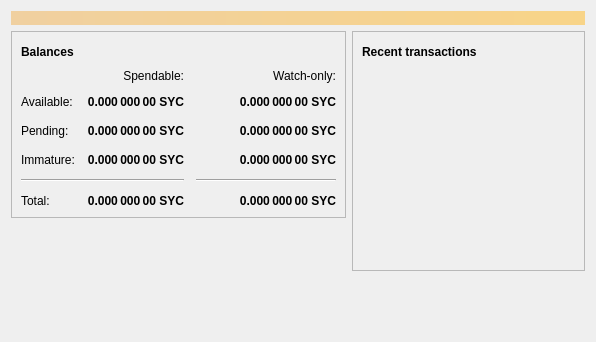
<?xml version="1.0" encoding="UTF-8"?>
<ui version="4.0">
 <class>OverviewPage</class>
 <widget class="QWidget" name="OverviewPage">
  <property name="geometry">
   <rect>
    <x>0</x>
    <y>0</y>
    <width>596</width>
    <height>342</height>
   </rect>
  </property>
  <property name="windowTitle">
   <string>Form</string>
  </property>
  <layout class="QVBoxLayout" name="topLayout">
   <item>
    <widget class="QLabel" name="labelAlerts">
     <property name="visible">
      <bool>false</bool>
     </property>
     <property name="styleSheet">
      <string notr="true">QLabel { background-color: qlineargradient(x1: 0, y1: 0, x2: 1, y2: 0, stop:0 #F0D0A0, stop:1 #F8D488); color:#000000; }</string>
     </property>
     <property name="wordWrap">
      <bool>true</bool>
     </property>
     <property name="margin">
      <number>3</number>
     </property>
     <property name="textInteractionFlags">
      <set>Qt::TextSelectableByMouse</set>
     </property>
    </widget>
   </item>
   <item>
    <layout class="QHBoxLayout" name="horizontalLayout" stretch="1,1">
     <item>
      <layout class="QVBoxLayout" name="verticalLayout_2">
       <item>
        <widget class="QFrame" name="frame">
         <property name="frameShape">
          <enum>QFrame::StyledPanel</enum>
         </property>
         <property name="frameShadow">
          <enum>QFrame::Raised</enum>
         </property>
         <layout class="QVBoxLayout" name="verticalLayout_4">
          <item>
           <layout class="QHBoxLayout" name="horizontalLayout_4">
            <item>
             <widget class="QLabel" name="label_5">
              <property name="font">
               <font>
                <weight>75</weight>
                <bold>true</bold>
               </font>
              </property>
              <property name="text">
               <string>Balances</string>
              </property>
             </widget>
            </item>
            <item>
             <widget class="QPushButton" name="labelWalletStatus">
              <property name="enabled">
               <bool>true</bool>
              </property>
              <property name="maximumSize">
               <size>
                <width>30</width>
                <height>16777215</height>
               </size>
              </property>
              <property name="toolTip">
               <string>The displayed information may be out of date. Your wallet automatically synchronizes with the Syncoin network after a connection is established, but this process has not completed yet.</string>
              </property>
              <property name="text">
               <string/>
              </property>
              <property name="icon">
               <iconset resource="../bitcoin.qrc">
                <normaloff>:/icons/warning</normaloff>
                <disabledoff>:/icons/warning</disabledoff>:/icons/warning</iconset>
              </property>
              <property name="iconSize">
               <size>
                <width>24</width>
                <height>24</height>
               </size>
              </property>
              <property name="flat">
               <bool>true</bool>
              </property>
             </widget>
            </item>
            <item>
             <spacer name="horizontalSpacer_3">
              <property name="orientation">
               <enum>Qt::Horizontal</enum>
              </property>
              <property name="sizeHint" stdset="0">
               <size>
                <width>40</width>
                <height>20</height>
               </size>
              </property>
             </spacer>
            </item>
           </layout>
          </item>
          <item>
           <layout class="QGridLayout" name="gridLayout">
            <property name="spacing">
             <number>12</number>
            </property>
            <item row="2" column="2">
             <widget class="QLabel" name="labelWatchPending">
              <property name="font">
               <font>
                <weight>75</weight>
                <bold>true</bold>
               </font>
              </property>
              <property name="cursor">
               <cursorShape>IBeamCursor</cursorShape>
              </property>
              <property name="toolTip">
               <string>Unconfirmed transactions to watch-only addresses</string>
              </property>
              <property name="text">
               <string notr="true">0.000 000 00 SYC</string>
              </property>
              <property name="alignment">
               <set>Qt::AlignRight|Qt::AlignTrailing|Qt::AlignVCenter</set>
              </property>
              <property name="textInteractionFlags">
               <set>Qt::LinksAccessibleByMouse|Qt::TextSelectableByKeyboard|Qt::TextSelectableByMouse</set>
              </property>
             </widget>
            </item>
            <item row="2" column="1">
             <widget class="QLabel" name="labelUnconfirmed">
              <property name="font">
               <font>
                <weight>75</weight>
                <bold>true</bold>
               </font>
              </property>
              <property name="cursor">
               <cursorShape>IBeamCursor</cursorShape>
              </property>
              <property name="toolTip">
               <string>Total of transactions that have yet to be confirmed, and do not yet count toward the spendable balance</string>
              </property>
              <property name="text">
               <string notr="true">0.000 000 00 SYC</string>
              </property>
              <property name="alignment">
               <set>Qt::AlignRight|Qt::AlignTrailing|Qt::AlignVCenter</set>
              </property>
              <property name="textInteractionFlags">
               <set>Qt::LinksAccessibleByMouse|Qt::TextSelectableByKeyboard|Qt::TextSelectableByMouse</set>
              </property>
             </widget>
            </item>
            <item row="3" column="2">
             <widget class="QLabel" name="labelWatchImmature">
              <property name="font">
               <font>
                <weight>75</weight>
                <bold>true</bold>
               </font>
              </property>
              <property name="cursor">
               <cursorShape>IBeamCursor</cursorShape>
              </property>
              <property name="toolTip">
               <string>Mined balance in watch-only addresses that has not yet matured</string>
              </property>
              <property name="text">
               <string notr="true">0.000 000 00 SYC</string>
              </property>
              <property name="alignment">
               <set>Qt::AlignRight|Qt::AlignTrailing|Qt::AlignVCenter</set>
              </property>
              <property name="textInteractionFlags">
               <set>Qt::LinksAccessibleByMouse|Qt::TextSelectableByKeyboard|Qt::TextSelectableByMouse</set>
              </property>
             </widget>
            </item>
            <item row="4" column="0" colspan="2">
             <widget class="Line" name="line">
              <property name="orientation">
               <enum>Qt::Horizontal</enum>
              </property>
             </widget>
            </item>
            <item row="4" column="2">
             <widget class="Line" name="lineWatchBalance">
              <property name="sizePolicy">
               <sizepolicy hsizetype="Preferred" vsizetype="Fixed">
                <horstretch>0</horstretch>
                <verstretch>0</verstretch>
               </sizepolicy>
              </property>
              <property name="minimumSize">
               <size>
                <width>140</width>
                <height>0</height>
               </size>
              </property>
              <property name="orientation">
               <enum>Qt::Horizontal</enum>
              </property>
             </widget>
            </item>
            <item row="5" column="0">
             <widget class="QLabel" name="labelTotalText">
              <property name="text">
               <string>Total:</string>
              </property>
             </widget>
            </item>
            <item row="3" column="1">
             <widget class="QLabel" name="labelImmature">
              <property name="font">
               <font>
                <weight>75</weight>
                <bold>true</bold>
               </font>
              </property>
              <property name="cursor">
               <cursorShape>IBeamCursor</cursorShape>
              </property>
              <property name="toolTip">
               <string>Mined balance that has not yet matured</string>
              </property>
              <property name="text">
               <string notr="true">0.000 000 00 SYC</string>
              </property>
              <property name="alignment">
               <set>Qt::AlignRight|Qt::AlignTrailing|Qt::AlignVCenter</set>
              </property>
              <property name="textInteractionFlags">
               <set>Qt::LinksAccessibleByMouse|Qt::TextSelectableByKeyboard|Qt::TextSelectableByMouse</set>
              </property>
             </widget>
            </item>
            <item row="2" column="3">
             <spacer name="horizontalSpacer_2">
              <property name="orientation">
               <enum>Qt::Horizontal</enum>
              </property>
              <property name="sizeHint" stdset="0">
               <size>
                <width>40</width>
                <height>20</height>
               </size>
              </property>
             </spacer>
            </item>
            <item row="3" column="0">
             <widget class="QLabel" name="labelImmatureText">
              <property name="text">
               <string>Immature:</string>
              </property>
             </widget>
            </item>
            <item row="5" column="1">
             <widget class="QLabel" name="labelTotal">
              <property name="font">
               <font>
                <weight>75</weight>
                <bold>true</bold>
               </font>
              </property>
              <property name="cursor">
               <cursorShape>IBeamCursor</cursorShape>
              </property>
              <property name="toolTip">
               <string>Your current total balance</string>
              </property>
              <property name="text">
               <string notr="true">0.000 000 00 SYC</string>
              </property>
              <property name="alignment">
               <set>Qt::AlignRight|Qt::AlignTrailing|Qt::AlignVCenter</set>
              </property>
              <property name="textInteractionFlags">
               <set>Qt::LinksAccessibleByMouse|Qt::TextSelectableByKeyboard|Qt::TextSelectableByMouse</set>
              </property>
             </widget>
            </item>
            <item row="5" column="2">
             <widget class="QLabel" name="labelWatchTotal">
              <property name="font">
               <font>
                <weight>75</weight>
                <bold>true</bold>
               </font>
              </property>
              <property name="cursor">
               <cursorShape>IBeamCursor</cursorShape>
              </property>
              <property name="toolTip">
               <string>Current total balance in watch-only addresses</string>
              </property>
              <property name="text">
               <string notr="true">0.000 000 00 SYC</string>
              </property>
              <property name="alignment">
               <set>Qt::AlignRight|Qt::AlignTrailing|Qt::AlignVCenter</set>
              </property>
              <property name="textInteractionFlags">
               <set>Qt::LinksAccessibleByMouse|Qt::TextSelectableByKeyboard|Qt::TextSelectableByMouse</set>
              </property>
             </widget>
            </item>
            <item row="0" column="2">
             <widget class="QLabel" name="labelWatchonly">
              <property name="text">
               <string>Watch-only:</string>
              </property>
              <property name="alignment">
               <set>Qt::AlignRight|Qt::AlignTrailing|Qt::AlignVCenter</set>
              </property>
             </widget>
            </item>
            <item row="1" column="0">
             <widget class="QLabel" name="labelBalanceText">
              <property name="text">
               <string>Available:</string>
              </property>
             </widget>
            </item>
            <item row="1" column="1">
             <widget class="QLabel" name="labelBalance">
              <property name="font">
               <font>
                <weight>75</weight>
                <bold>true</bold>
               </font>
              </property>
              <property name="cursor">
               <cursorShape>IBeamCursor</cursorShape>
              </property>
              <property name="toolTip">
               <string>Your current spendable balance</string>
              </property>
              <property name="text">
               <string notr="true">0.000 000 00 SYC</string>
              </property>
              <property name="alignment">
               <set>Qt::AlignRight|Qt::AlignTrailing|Qt::AlignVCenter</set>
              </property>
              <property name="textInteractionFlags">
               <set>Qt::LinksAccessibleByMouse|Qt::TextSelectableByKeyboard|Qt::TextSelectableByMouse</set>
              </property>
             </widget>
            </item>
            <item row="1" column="2">
             <widget class="QLabel" name="labelWatchAvailable">
              <property name="font">
               <font>
                <weight>75</weight>
                <bold>true</bold>
               </font>
              </property>
              <property name="cursor">
               <cursorShape>IBeamCursor</cursorShape>
              </property>
              <property name="toolTip">
               <string>Your current balance in watch-only addresses</string>
              </property>
              <property name="text">
               <string notr="true">0.000 000 00 SYC</string>
              </property>
              <property name="alignment">
               <set>Qt::AlignRight|Qt::AlignTrailing|Qt::AlignVCenter</set>
              </property>
              <property name="textInteractionFlags">
               <set>Qt::LinksAccessibleByMouse|Qt::TextSelectableByKeyboard|Qt::TextSelectableByMouse</set>
              </property>
             </widget>
            </item>
            <item row="2" column="0">
             <widget class="QLabel" name="labelPendingText">
              <property name="text">
               <string>Pending:</string>
              </property>
             </widget>
            </item>
            <item row="0" column="1">
             <widget class="QLabel" name="labelSpendable">
              <property name="text">
               <string>Spendable:</string>
              </property>
              <property name="alignment">
               <set>Qt::AlignRight|Qt::AlignTrailing|Qt::AlignVCenter</set>
              </property>
             </widget>
            </item>
           </layout>
          </item>
         </layout>
        </widget>
       </item>
       <item>
        <spacer name="verticalSpacer">
         <property name="orientation">
          <enum>Qt::Vertical</enum>
         </property>
         <property name="sizeHint" stdset="0">
          <size>
           <width>20</width>
           <height>40</height>
          </size>
         </property>
        </spacer>
       </item>
      </layout>
     </item>
     <item>
      <layout class="QVBoxLayout" name="verticalLayout_3">
       <item>
        <widget class="QFrame" name="frame_2">
         <property name="frameShape">
          <enum>QFrame::StyledPanel</enum>
         </property>
         <property name="frameShadow">
          <enum>QFrame::Raised</enum>
         </property>
         <layout class="QVBoxLayout" name="verticalLayout">
          <item>
           <layout class="QHBoxLayout" name="horizontalLayout_2">
            <item>
             <widget class="QLabel" name="label_4">
              <property name="font">
               <font>
                <weight>75</weight>
                <bold>true</bold>
               </font>
              </property>
              <property name="text">
               <string>Recent transactions</string>
              </property>
             </widget>
            </item>
            <item>
             <widget class="QPushButton" name="labelTransactionsStatus">
              <property name="enabled">
               <bool>true</bool>
              </property>
              <property name="maximumSize">
               <size>
                <width>30</width>
                <height>16777215</height>
               </size>
              </property>
              <property name="toolTip">
               <string>The displayed information may be out of date. Your wallet automatically synchronizes with the Syncoin network after a connection is established, but this process has not completed yet.</string>
              </property>
              <property name="text">
               <string/>
              </property>
              <property name="icon">
               <iconset resource="../bitcoin.qrc">
                <normaloff>:/icons/warning</normaloff>
                <disabledoff>:/icons/warning</disabledoff>:/icons/warning</iconset>
              </property>
              <property name="iconSize">
               <size>
                <width>24</width>
                <height>24</height>
               </size>
              </property>
              <property name="flat">
               <bool>true</bool>
              </property>
             </widget>
            </item>
            <item>
             <spacer name="horizontalSpacer">
              <property name="orientation">
               <enum>Qt::Horizontal</enum>
              </property>
              <property name="sizeHint" stdset="0">
               <size>
                <width>40</width>
                <height>20</height>
               </size>
              </property>
             </spacer>
            </item>
           </layout>
          </item>
          <item>
           <widget class="QListView" name="listTransactions">
            <property name="styleSheet">
             <string notr="true">QListView { background: transparent; }</string>
            </property>
            <property name="frameShape">
             <enum>QFrame::NoFrame</enum>
            </property>
            <property name="verticalScrollBarPolicy">
             <enum>Qt::ScrollBarAlwaysOff</enum>
            </property>
            <property name="horizontalScrollBarPolicy">
             <enum>Qt::ScrollBarAlwaysOff</enum>
            </property>
            <property name="selectionMode">
             <enum>QAbstractItemView::NoSelection</enum>
            </property>
           </widget>
          </item>
         </layout>
        </widget>
       </item>
       <item>
        <spacer name="verticalSpacer_2">
         <property name="orientation">
          <enum>Qt::Vertical</enum>
         </property>
         <property name="sizeHint" stdset="0">
          <size>
           <width>20</width>
           <height>40</height>
          </size>
         </property>
        </spacer>
       </item>
      </layout>
     </item>
    </layout>
   </item>
  </layout>
 </widget>
 <resources/>
 <connections/>
</ui>
